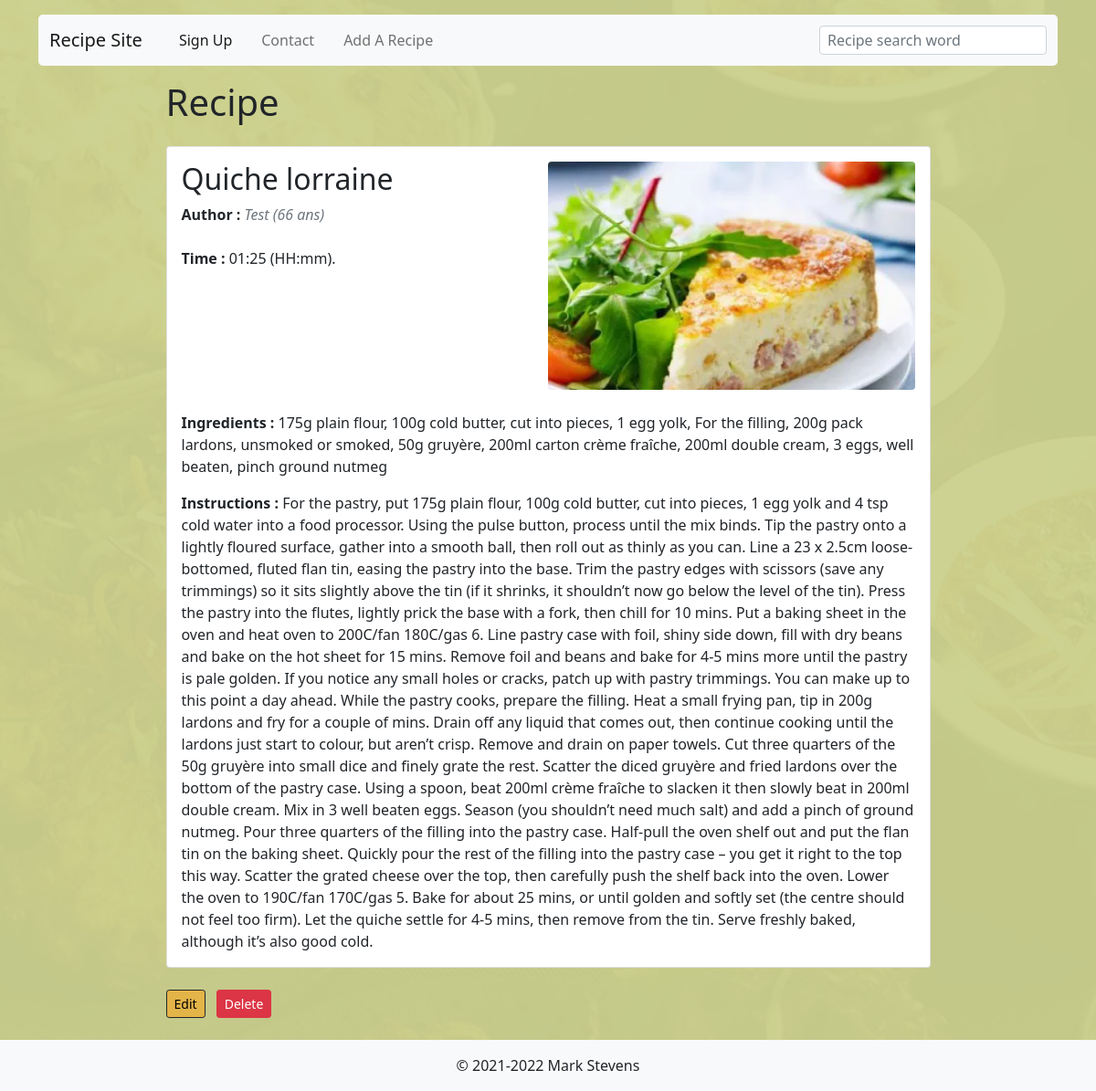
Page /recipes/read.php?id=91 (signed in) on the earlier database version.
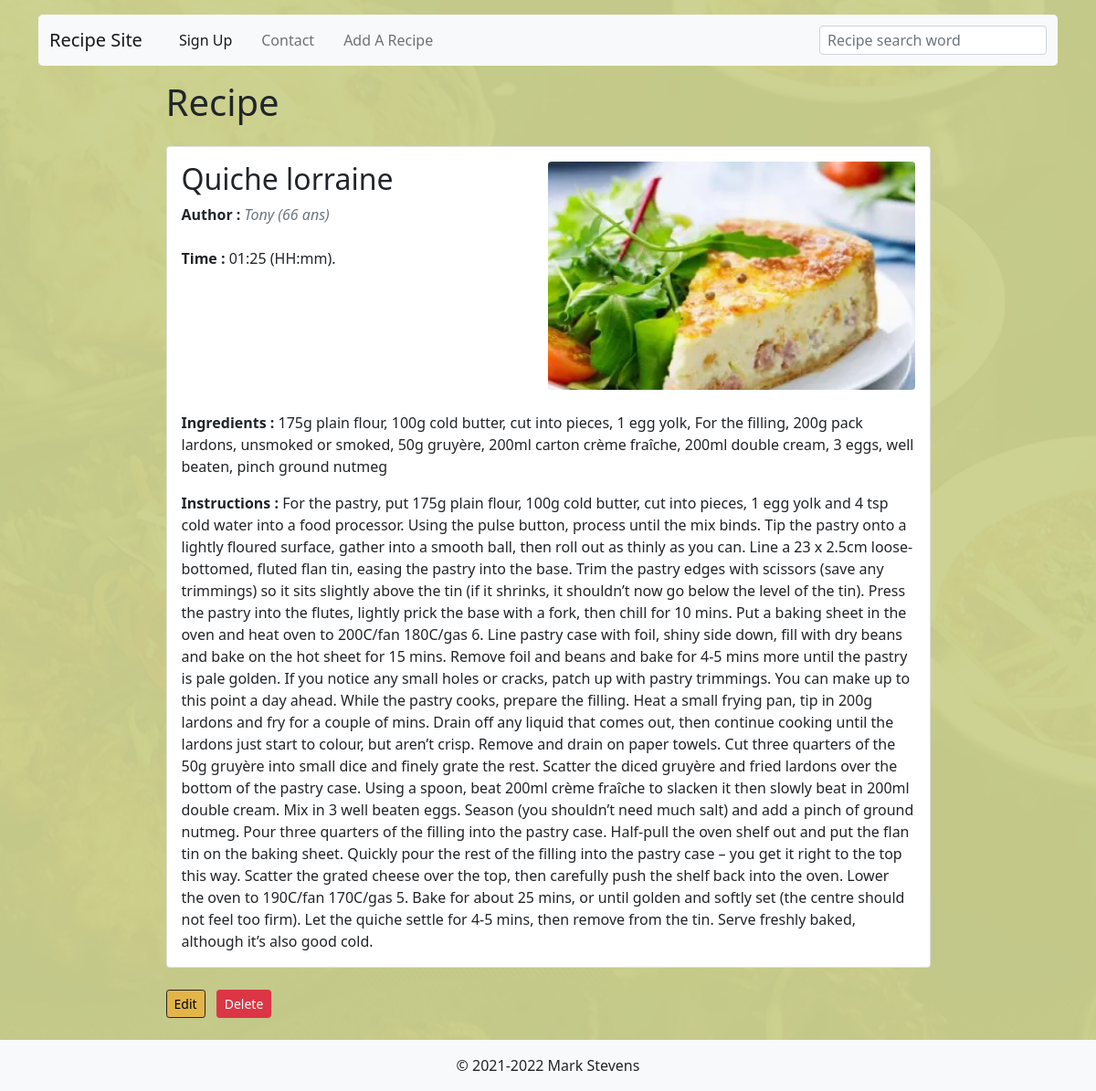
Same page on the later database version.
### tables this page shows
CREATE TABLE `recipes` (
  `recipe_id` int(11) NOT NULL,
  `title` varchar(128) NOT NULL,
  `summary` text NOT NULL,
  `duration` time NOT NULL,
  `ingredients` text NOT NULL,
  `recipe` text NOT NULL,
  `author` varchar(512) NOT NULL,
  `image` varchar(256) NOT NULL,
  `is_enabled` tinyint(1) NOT NULL
);

CREATE TABLE `users` (
  `user_id` int(11) NOT NULL,
  `full_name` varchar(64) NOT NULL,
  `email` varchar(512) NOT NULL,
  `password` varchar(512) NOT NULL,
  `age` int(11) NOT NULL
);

### variables/variables.php (called while the page is built, shortened)
<?php
  $usersStatement = $mysqlClient->prepare('SELECT * FROM users');
  $usersStatement->execute();
  $users = $usersStatement->fetchAll();
  $rootUrl = (!empty($_SERVER['HTTPS']) ? 'https' : 'http') . '://' . $_SERVER['HTTP_HOST'] . '/';
  ?>

### config/user.php (called while the page is built, shortened)
<?php
include_once($_SERVER['DOCUMENT_ROOT'] . "/config/mysql.php");
include_once($_SERVER['DOCUMENT_ROOT'] . "/variables/variables.php");

### functions/functions.php (called while the page is built, shortened)
<?php
function displayAuthor(string $authorEmail, array $users) : string
{
    for ($i = 0; $i < count($users); $i++) {
        $author = $users[$i];
        if ($authorEmail === $author['email']) {
            return $author['full_name'] . ' (' . $author['age'] . ' ans)';
        }
    }
    return 'utilisateur inconnu';
}

### recipes/read.php (the view, shortened to what this page needs)
<?php session_start();
  include_once($_SERVER['DOCUMENT_ROOT'] . "/config/user.php");
  include_once($_SERVER['DOCUMENT_ROOT'] . "/variables/variables.php");
  include_once($_SERVER['DOCUMENT_ROOT'] . "/functions/functions.php");
  $getData = $_GET;
  $recipe_id = $getData['id'];
  if (!isset($recipe_id) || (!is_numeric($recipe_id)))
  {
    $errorMessage = 'Something seems to have gone wrong. Please try again.';
    echo $errorMessage;
    return;
  }	else {
    $retrieveRecipe = $mysqlClient->prepare('SELECT * FROM `recipes` WHERE recipe_id = :recipe_id');
    $retrieveRecipe->execute([
      'recipe_id' => $recipe_id,
    ]);
    $recipe = $retrieveRecipe->fetch(PDO::FETCH_ASSOC);
  }
?>
<!DOCTYPE html>
<html lang="en">
<head>
    <link href="https://cdn.jsdelivr.net/npm/bootstrap@5.0.2/dist/css/bootstrap.min.css" rel="stylesheet">
    <link rel="stylesheet" href="<?php echo($rootUrl.'/css/style.css'); ?>">
</head>
<body class="backThree d-flex flex-column min-vh-100">
    <main class="container">
      <?php include_once($rootPath.'/include/header.php'); ?>
      <section class="readPage-container mx-auto">
        <h1 class="mb-4">Recipe</h1>
        <div class="card">
          <div class="d-flex flex-column card-body">
            <div class="d-flex flex-column-reverse flex-lg-row justify-content-between mb-3">
              <div class="readPage-summary me-2" >
                <h2 class="readPage-recipeTitle"><?php echo ucfirst($recipe['title']); ?></h2>
                <p class="card-text"><b>Author : </b><i class="text-muted"><?php echo ucfirst(displayAuthor($recipe['author'], $users)); ?></i></p>
                <p class="card-text mt-4"><b>Time : </b><?php echo date("H:i", strtotime($recipe['duration'])); ?> (HH:mm).</p>
              </div>
              <img class="recipe-image readPage-image rounded mb-2" src="<?php echo($rootUrl)?>/recipes/images/<?php echo $recipe['image'] ? $recipe['image'] : 'ImageDefault_NO_DELETE.png' ?>" alt="">
            </div>
              <p class="card-text"><b>Ingredients : </b><?php echo $recipe['ingredients']; ?></p>
              <p class="card-text"><b>Instructions : </b><?php echo $recipe['recipe']; ?></p>
          </div>
        </div>
          <div class="mt-auto">
            <a class="btn btn-warning btn-sm my-4" href="<?php echo($rootUrl)?>recipes/update.php?id=<?php echo($recipe['recipe_id']); ?>">Edit</a>
            <a class="btn btn-danger btn-sm m-2" href="<?php echo($rootUrl)?>recipes/delete.php?id=<?php echo($recipe['recipe_id']); ?>">Delete</a>
          </div>
      </section>
</main>
    <?php include_once($rootPath.'/include/footer.php'); ?>
</body>
</html>

Differences in the rows shown:
changed through a linked row, recipes "Quiche lorraine": author.age "Test (66 ans)" → "Tony (66 ans)"
